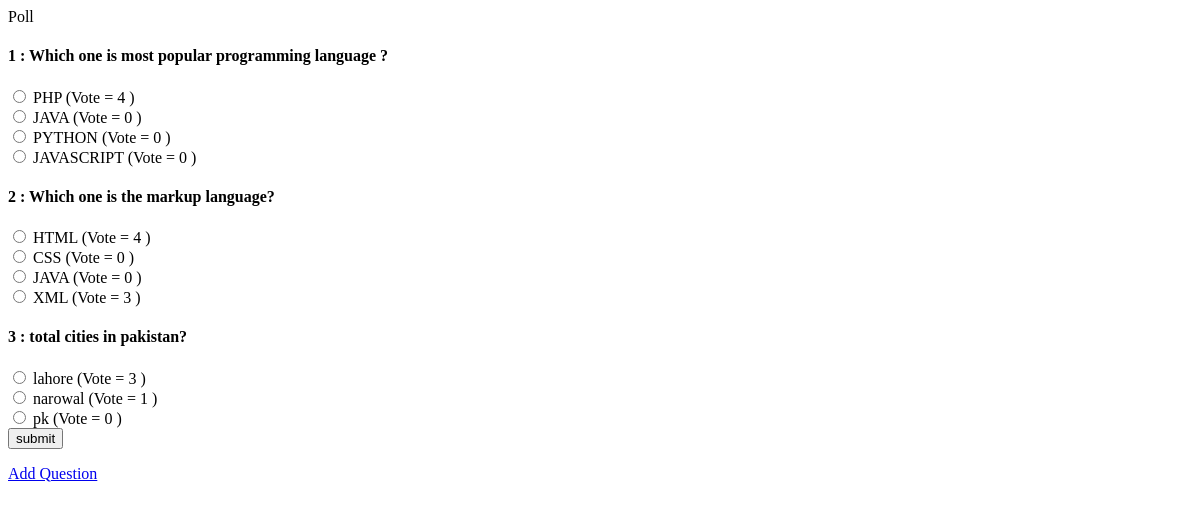
The page /quiz/ on the database as committed earlier.
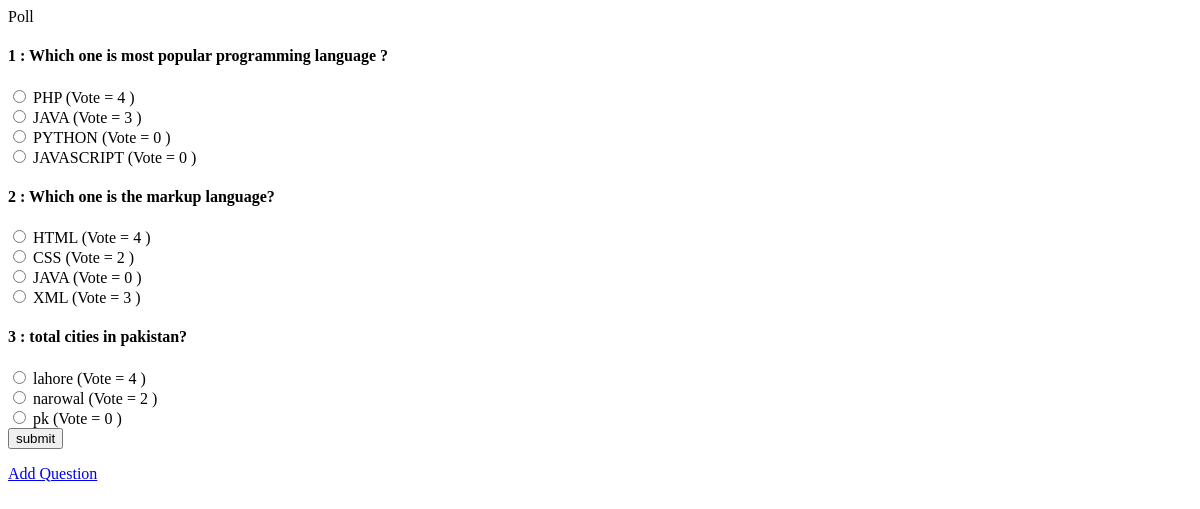
The same page on the database as committed later.
### app/models.py (models this page shows, shortened)
class Question(models.Model):
    title=models.CharField(max_length=200)
    q_date=models.DateTimeField(auto_now_add=True)

class Choice(models.Model):
    question=models.ForeignKey(Question, on_delete=models.CASCADE)
    title=models.CharField(max_length=100)
    total_votes=models.IntegerField(default=0)

### app/views.py (the view, shortened to what this page needs)
# urls.py: path('quiz/' , All_question , name='quiz')
def All_question(request):
    qs=Question.objects.all()
    ch=Choice.objects.all()
    return render(request, 'quiz.html' ,{'question':qs , 'choices':ch})

### app/templates/quiz.html (shortened to what this page needs)
{% load static %}
    <div class="container-fluid">
        <div class="container">
            <p class="text-center alert alert-info mt-5">Poll</p>
            <form action="" method="Post">
                {% for question1 in question %}
                <h4><span>{{ forloop.counter }} : </span> {{question1.title}}</h4>
                {% for choice in choices %}
                {% if question1.id == choice.question.id %}
                <input type="radio" name="{{question1.id}}" value="{{choice.id}}" required> {{choice.title}} (Vote =
                {{choice.total_votes}} )<br>
                {% endif %}
                {% endfor %}
                {% endfor %}
                <input type="submit" value="submit" class="btn btn-success m-2">
            </form>
            <a href="{% url 'addquesion' %}" class="btn btn-info mt-3 center">Add Question</a>
        </div>
    </div>

Rows that differ between the two databases and show on the page:
changed Choice (number 2 of 11 on the later page): total_votes "0" → "3"
changed Choice "CSS": total_votes "0" → "2"
changed Choice "lahore": total_votes "3" → "4"
changed Choice "narowal": total_votes "1" → "2"
